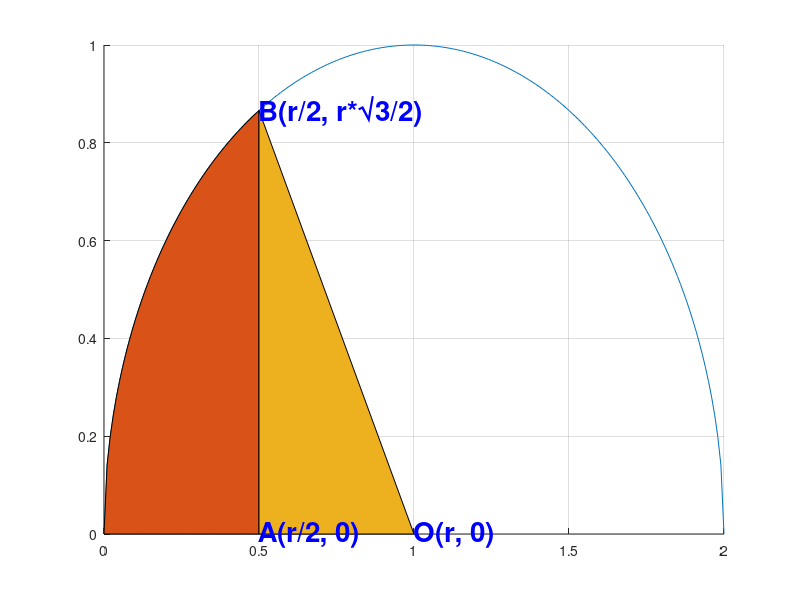

Here is the MATLAB script that generated this plot:
r = 1;
c = [r, 0];
x = 0:0.01:2*r;
dt = 1e-5;

function y = circle(x, r, c)
    % (x - c(1))^2 + (y - c(2))^2 = r^2
    y = c(2) + sqrt(r^2 - (x - c(1)).^2);
end

y = circle(x, r, c);

M = 0;
for t = 0:dt:(r/2)
    M = M + dt * circle(t, r, c);
end

A = ((r/2)*(r*sqrt(3)/2)) / 2;

pi_aprox = 6 * (M + A) / (r^2)
pi - pi_aprox

hold on;
grid on;
plot(x,y)

pA = [r/2, 0];
pB = [r/2, circle(r/2, r, c)];
pO = [c(1), c(2)];

area(0:0.01:r/2, circle(0:0.01:r/2, r, c))
area([pA(1) pB(1) pO(1)], [pA(2) pB(2) pO(2)])

text_pA = text(pA(1), pA(2), "A(r/2, 0)");
text_pB = text(pB(1), pB(2), "B(r/2, r*√3/2)");
text_pO = text(pO(1), pO(2), "O(r, 0)");

for p = [text_pA text_pB text_pO]
    set(p, "color", "blue");
    set(p, "fontsize", 20);
    set(p, "fontweight", "bold");
    set(p, "linestyle", "-");
end

hold off
